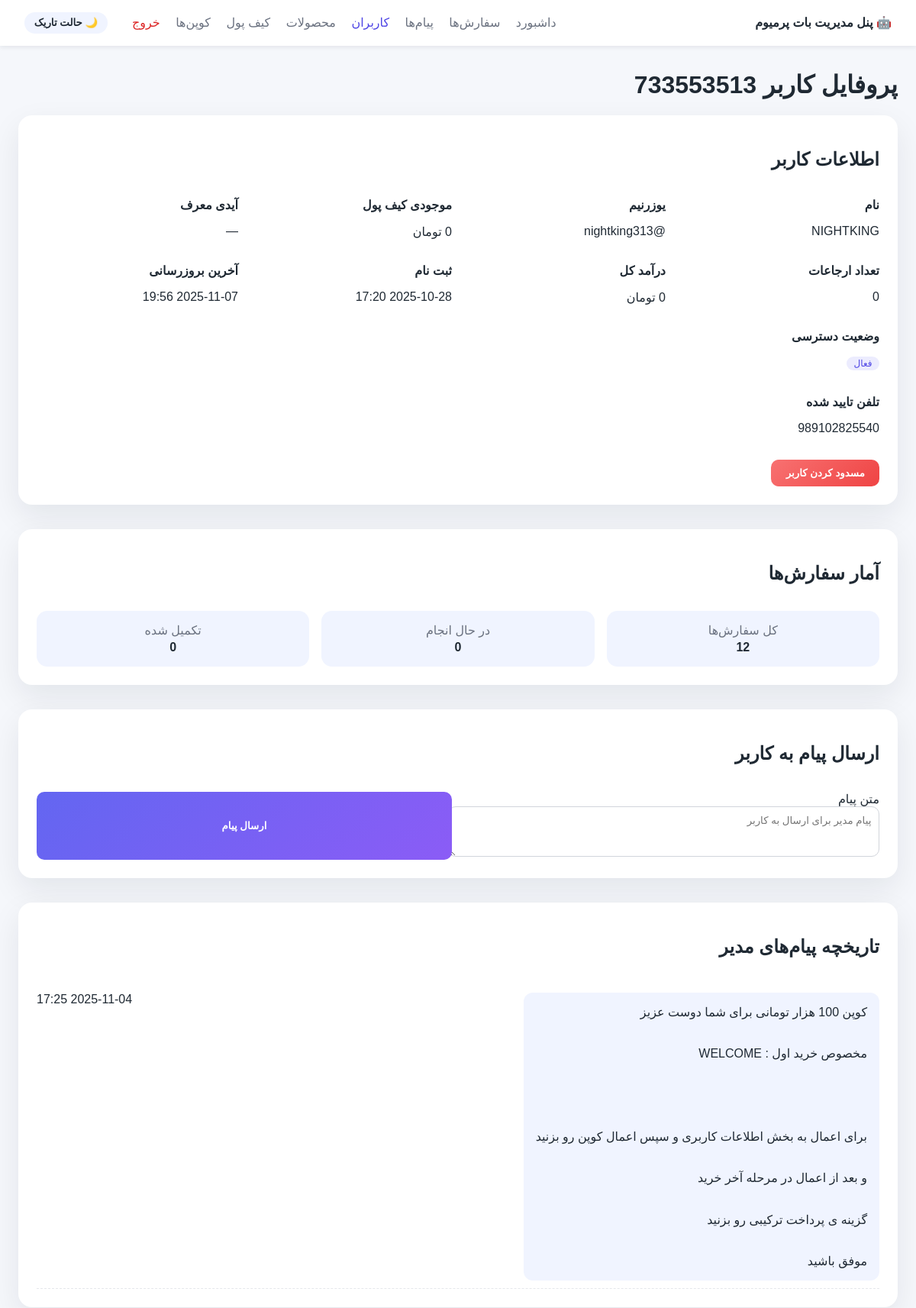
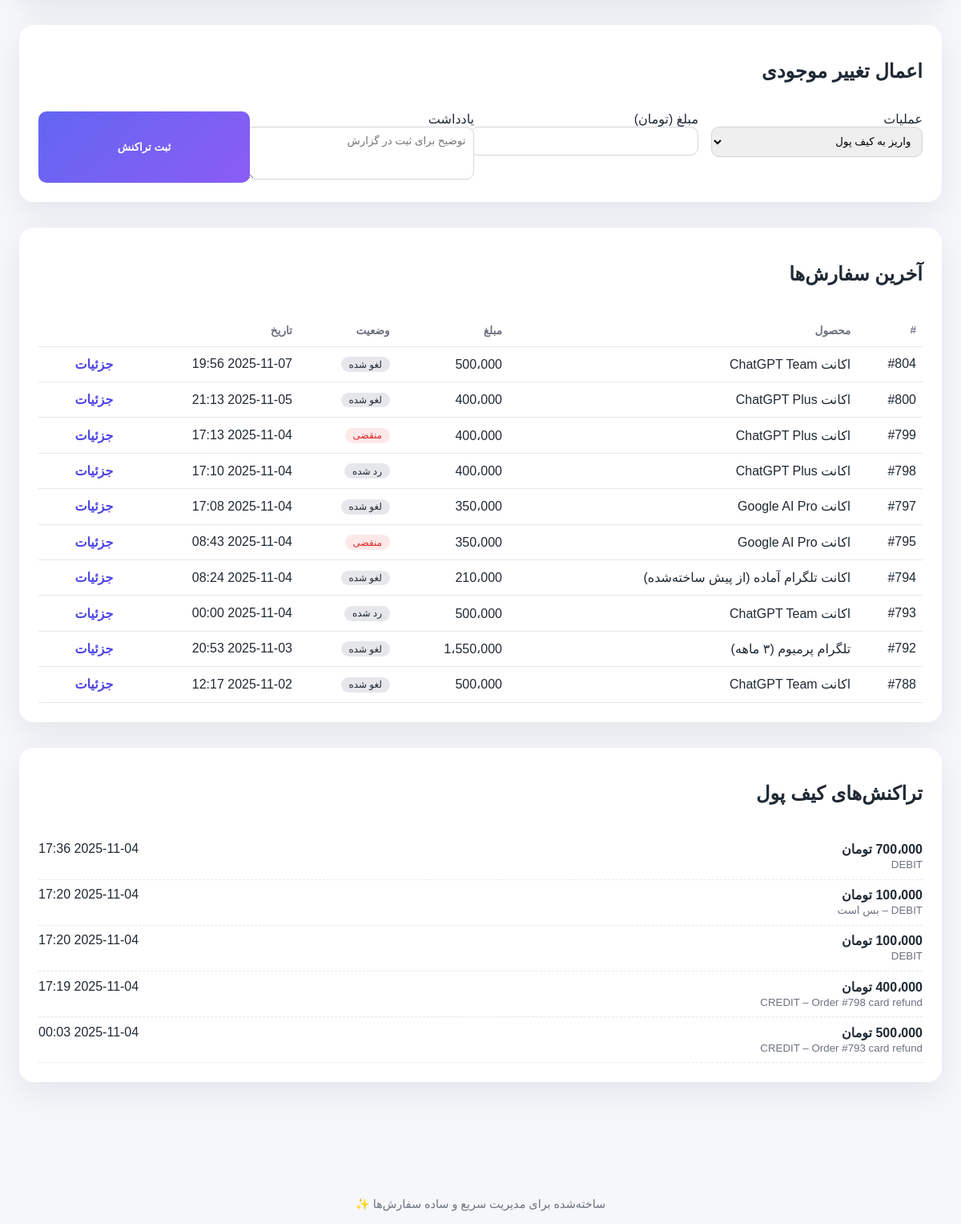
The page /users/733553513 (signed in) on the database its author committed (2 pictures, top to bottom).
### tables this page shows
CREATE TABLE users(
            user_id INTEGER PRIMARY KEY,
            username TEXT, first_name TEXT,
            wallet_balance INTEGER DEFAULT 0,
            ref_by INTEGER, ref_count INTEGER DEFAULT 0,
            earnings_total INTEGER DEFAULT 0,
            created_at TEXT, updated_at TEXT
        , contact_phone TEXT, contact_verified INTEGER DEFAULT 0, contact_shared_at TEXT, is_blocked INTEGER DEFAULT 0);

CREATE TABLE user_manager_messages(
                id INTEGER PRIMARY KEY AUTOINCREMENT,
                user_id INTEGER NOT NULL,
                message_text TEXT,
                created_at TEXT
            );

CREATE TABLE orders(
            id INTEGER PRIMARY KEY AUTOINCREMENT,
            user_id INTEGER, username TEXT, first_name TEXT,
            plan_id TEXT, plan_title TEXT, price TEXT,
            receipt_file_id TEXT, receipt_text TEXT,
            status TEXT, created_at TEXT, updated_at TEXT
        , service_category TEXT, service_code TEXT, account_mode TEXT, customer_email TEXT, customer_secret_encrypted TEXT, amount_total INTEGER, currency TEXT, payment_type TEXT, wallet_used_amount INTEGER DEFAULT 0, wallet_reserved_amount INTEGER DEFAULT 0, await_deadline TEXT, notes TEXT, customer_message TEXT, manager_note TEXT, internal_cost INTEGER DEFAULT 0, net_revenue INTEGER DEFAULT 0);

CREATE TABLE wallet_tx(
            id INTEGER PRIMARY KEY AUTOINCREMENT,
            user_id INTEGER NOT NULL,
            order_id INTEGER,
            amount INTEGER NOT NULL,
            type TEXT NOT NULL, -- CREDIT/DEBIT/RESERVE/REFUND
            note TEXT,
            created_at TEXT
        );

### app/webadmin/server.py (the view)
    @app.get("/users/{user_id}")
    async def user_detail(request: Request, user_id: int, user: str = Depends(_login_required)):
        profile = get_user(user_id)
        if not profile:
            raise HTTPException(status.HTTP_404_NOT_FOUND, detail="کاربر یافت نشد")
        stats = get_user_stats(user_id)
        orders = list_orders(user_id=user_id, limit=10)
        wallet_history_rows = list_wallet_tx_for_user(user_id, limit=25)
        wallet_history: list[dict[str, Any]] = []
        for tx in wallet_history_rows:
            note = str(tx.get("note") or "")
            display_type = tx.get("type") or ""
            coupon_code: str | None = None
            if note.startswith("COUPON:"):
                coupon_code = note.split(":", 1)[1] if ":" in note else ""
                display_type = "Coupon"
            wallet_history.append(
                {
                    **tx,
                    "display_type": display_type,
                    "coupon_code": coupon_code.strip() if coupon_code else None,
                }
            )
        manager_messages = list_user_manager_messages(user_id, limit=20)
        return _render(
            request,
            "user_detail.html",
            {
                "title": f"کاربر {user_id}",
                "profile": profile,
                "stats": stats,
                "orders": orders,
                "wallet_history": wallet_history,
                "manager_messages": manager_messages,
                "format_datetime": _format_datetime,
                "format_amount": _format_amount,
                "nav": "users",
            },
        )

### app/webadmin/templates/user_detail.html (shortened to what this page needs)
{% extends 'base.html' %}
{% block content %}
<h1>پروفایل کاربر {{ profile.user_id }}</h1>
<section class="panel">
    <header><h2>اطلاعات کاربر</h2></header>
    <div class="detail-grid">
        <div>
            <strong>نام</strong>
            <p>{{ profile.first_name or '—' }}</p>
        </div>
        <div>
            <strong>یوزرنیم</strong>
            <p>@{{ profile.username or '—' }}</p>
        </div>
        <div>
            <strong>موجودی کیف پول</strong>
            <p>{{ format_amount(profile.wallet_balance) }} تومان</p>
        </div>
        <div>
            <strong>آیدی معرف</strong>
            <p>{{ profile.ref_by or '—' }}</p>
        </div>
        <div>
            <strong>تعداد ارجاعات</strong>
            <p>{{ profile.ref_count or 0 }}</p>
        </div>
        <div>
            <strong>درآمد کل</strong>
            <p>{{ format_amount(profile.earnings_total or 0) }} تومان</p>
        </div>
        <div>
            <strong>ثبت نام</strong>
            <p>{{ format_datetime(profile.created_at) }}</p>
        </div>
        <div>
            <strong>آخرین بروزرسانی</strong>
            <p>{{ format_datetime(profile.updated_at) }}</p>
        </div>
        <div>
            <strong>وضعیت دسترسی</strong>
            <p>
                {% if profile.is_blocked %}
                    <span class="badge awaiting_payment">مسدود</span>
                {% else %}
                    <span class="badge approved">فعال</span>
                {% endif %}
            </p>
        </div>
        <div class="span">
            <strong>تلفن تایید شده</strong>
            <p>{{ profile.contact_phone or '—' }}</p>
        </div>
    </div>
    <div class="inline-actions">
        {% if profile.is_blocked %}
        <form method="post" action="{{ url_for('toggle_block', user_id=profile.user_id) }}">
            <input type="hidden" name="action" value="unblock">
            <button type="submit" class="btn-secondary">رفع مسدودی</button>
        </form>
        {% else %}
        <form method="post" action="{{ url_for('toggle_block', user_id=profile.user_id) }}">
            <button type="submit" class="btn-danger">مسدود کردن کاربر</button>
        </form>
        {% endif %}
    </div>
</section>
<section class="panel">
    <header><h2>آمار سفارش‌ها</h2></header>
    <div class="stats">
        <div><span>کل سفارش‌ها</span><strong>{{ stats.orders_total }}</strong></div>
        <div><span>در حال انجام</span><strong>{{ stats.orders_inprog }}</strong></div>
        <div><span>تکمیل شده</span><strong>{{ stats.orders_done }}</strong></div>
    </div>
</section>
<section class="panel">
    <header><h2>ارسال پیام به کاربر</h2></header>
    <form method="post" action="{{ url_for('send_user_message', user_id=profile.user_id) }}" class="form-grid">
        <label class="span">متن پیام
            <textarea name="message_text" rows="3" placeholder="پیام مدیر برای ارسال به کاربر" required></textarea>
        </label>
        <button type="submit" class="btn-primary">ارسال پیام</button>
    </form>
</section>
<section class="panel">
    <header><h2>تاریخچه پیام‌های مدیر</h2></header>
    <ul class="list">
        {% for item in manager_messages %}
        <li>
            <span class="text-block">{{ (item.message_text or '—')|replace('\n','<br>')|safe }}</span>
            <span>{{ format_datetime(item.created_at) }}</span>
        </li>
        {% else %}
        <li class="empty">پیامی ارسال نشده است.</li>
        {% endfor %}
    </ul>
</section>
<section class="panel">
    <header><h2>اعمال تغییر موجودی</h2></header>
    <form method="post" action="{{ url_for('adjust_wallet', user_id=profile.user_id) }}" class="form-grid">
        <label>عملیات
            <select name="action" required>
                <option value="credit">واریز به کیف پول</option>
            </select>
        </label>
        <label>مبلغ (تومان)
            <input type="number" name="amount" min="1" required>
        </label>
        <label class="span">یادداشت
            <textarea name="note" rows="3" placeholder="توضیح برای ثبت در گزارش"></textarea>
        </label>
        <button type="submit" class="btn-primary">ثبت تراکنش</button>
    </form>
</section>
<section class="panel">
    <header><h2>آخرین سفارش‌ها</h2></header>
    <table>
        <thead>
            <tr>
                <th>#</th>
                <th>محصول</th>
                <th>مبلغ</th>
                <th>وضعیت</th>
                <th>تاریخ</th>
                <th></th>
            </tr>
        </thead>
        <tbody>
            {% for order in orders %}
            <tr>
                <td>#{{ order.id }}</td>
                <td>{{ order.plan_title or order.service_code or '—' }}</td>
                <td>{{ format_amount(order.amount_total or order.price) }}</td>
                <td><span class="badge {{ order.status|lower }}">{{ order_status_labels.get(order.status, order.status) }}</span></td>
                <td>{{ format_datetime(order.created_at) }}</td>
                <td><a class="link" href="{{ url_for('order_detail', order_id=order.id) }}">جزئیات</a></td>
            </tr>
            {% else %}
            <tr><td colspan="6" class="empty">سفارشی ثبت نشده است.</td></tr>
            {% endfor %}
        </tbody>
    </table>
</section>
<section class="panel">
    <header><h2>تراکنش‌های کیف پول</h2></header>
    <ul class="list">
        {% for tx in wallet_history %}
        <li>
            <span>
                <strong>{{ format_amount(tx.amount) }} تومان</strong>
                <small>
                    {{ tx.display_type }}
                    {% if tx.coupon_code %}
                        – {{ tx.coupon_code }}
                    {% elif tx.note %}
                        – {{ tx.note }}
                    {% endif %}
                </small>
            </span>
            <span>{{ format_datetime(tx.created_at) }}</span>
        </li>
        {% else %}
        <li class="empty">تراکنشی ثبت نشده است.</li>
        {% endfor %}
    </ul>
</section>
{% endblock %}

### app/webadmin/static/styles.css (style rules this page uses)
:root { color-scheme: light dark; --bg: #f5f7fb; --surface: #ffffff; --surface-alt: #f0f4ff; --text: #1f2933; --muted: #6b7280; --accent: #4f46e5; --success: #16a34a; --warning: #f59e0b; --danger: #dc2626; font-family: "Vazirmatn", "IRANSans", "Tahoma", sans-serif; }
body { margin: 0; background: var(--bg); color: var(--text); }
.btn-primary { background: linear-gradient(135deg, #6366f1, #8b5cf6); color: white; border: none; padding: 0.75rem 1.5rem; border-radius: 10px; cursor: pointer; font-weight: 600; }
.btn-danger { background: linear-gradient(135deg, #f87171, #ef4444); color: white; border: none; padding: 0.6rem 1.2rem; border-radius: 10px; cursor: pointer; font-weight: 600; }
.panel { background: var(--surface); border-radius: 18px; box-shadow: 0 15px 40px rgba(15, 23, 42, 0.08); padding: 1.5rem; margin-bottom: 2rem; }
.panel header { display: flex; align-items: center; justify-content: space-between; margin-bottom: 1rem; }
.table, table { width: 100%; border-collapse: collapse; }
table th, table td { padding: 0.75rem 0.5rem; border-bottom: 1px solid #e5e7eb; text-align: right; }
.text-block { background: var(--surface-alt); padding: 0.75rem 1rem; border-radius: 12px; white-space: pre-wrap; line-height: 1.7; }
table th { color: var(--muted); font-size: 0.85rem; font-weight: 600; }
table td a.link { color: var(--accent); text-decoration: none; font-weight: 600; }
.badge { display: inline-block; padding: 0.15rem 0.6rem; border-radius: 999px; font-size: 0.75rem; background: #e5e7eb; color: #1f2933; }
.badge.approved, .badge.in_progress, .badge.ready_to_deliver { background: rgba(99, 102, 241, 0.12); color: var(--accent); }
.badge.expired { background: rgba(239, 68, 68, 0.12); color: var(--danger); }
.inline-actions { margin-top: 1rem; display: flex; gap: 0.75rem; flex-wrap: wrap; }
.inline-actions form { margin: 0; }
.list { list-style: none; margin: 0; padding: 0; }
.list li { display: flex; justify-content: space-between; padding: 0.6rem 0; border-bottom: 1px dashed #e5e7eb; }
.list li span strong { display: block; }
.list li small { color: var(--muted); }
.detail-grid { display: grid; gap: 1rem; grid-template-columns: repeat(auto-fit, minmax(220px, 1fr)); }
.detail-grid .span { grid-column: 1 / -1; }
.form-grid { display: grid; gap: 1rem; grid-template-columns: repeat(auto-fit, minmax(220px, 1fr)); }
.form-grid textarea, .form-grid input, .form-grid select { width: 100%; padding: 0.6rem; border-radius: 10px; border: 1px solid #d1d5db; font-family: inherit; }
.stats { display: grid; grid-template-columns: repeat(auto-fit, minmax(160px, 1fr)); gap: 1rem; }
.stats div { background: var(--surface-alt); border-radius: 14px; padding: 1rem; text-align: center; }
.stats span { display: block; color: var(--muted); margin-bottom: 0.25rem; }

### rows shown on the page
users: user_id "733553513", first_name "NIGHTKING", username "nightking313", wallet_balance "0", ref_count "0", earnings_total "0", created_at "2025-10-28 17:20", updated_at "2025-11-07 19:56", contact_phone "989102825540"
user_manager_messages: message_text "کوپن 100 هزار تومانی برای شما دوست عزیز مخصوص خرید اول : WELCOME برای اعمال به بخش اطلاعات کاربری و سپس اعمال کوپن رو بزنید و بعد از اعمال در مرحله آخر خرید گزینه ی پرداخت ترکیبی رو بزنید موفق باشید", created_at "2025-11-04 17:25"
orders: id "804", plan_title "اکانت ChatGPT Team", amount_total "500،000", get "لغو شده", created_at "2025-11-07 19:56"
orders: id "800", plan_title "اکانت ChatGPT Plus", amount_total "400،000", get "لغو شده", created_at "2025-11-05 21:13"
orders: id "799", plan_title "اکانت ChatGPT Plus", amount_total "400،000", get "منقضی", created_at "2025-11-04 17:13"
orders: id "798", plan_title "اکانت ChatGPT Plus", amount_total "400،000", get "رد شده", created_at "2025-11-04 17:10"
orders: id "797", plan_title "اکانت Google AI Pro", amount_total "350،000", get "لغو شده", created_at "2025-11-04 17:08"
orders: id "795", plan_title "اکانت Google AI Pro", amount_total "350،000", get "منقضی", created_at "2025-11-04 08:43"
orders: id "794", plan_title "اکانت تلگرام آماده (از پیش ساخته‌شده)", amount_total "210،000", get "لغو شده", created_at "2025-11-04 08:24"
orders: id "793", plan_title "اکانت ChatGPT Team", amount_total "500،000", get "رد شده", created_at "2025-11-04 00:00"
orders: id "792", plan_title "تلگرام پرمیوم (۳ ماهه)", amount_total "1،550،000", get "لغو شده", created_at "2025-11-03 20:53"
orders: id "788", plan_title "اکانت ChatGPT Team", amount_total "500،000", get "لغو شده", created_at "2025-11-02 12:17"
wallet_tx: amount "700،000", display_type "DEBIT", created_at "2025-11-04 17:36"
wallet_tx: amount "100،000", note "بس است", created_at "2025-11-04 17:20"
wallet_tx: amount "100،000", display_type "DEBIT", created_at "2025-11-04 17:20"
wallet_tx: amount "400،000", display_type "CREDIT", note "Order #798 card refund", created_at "2025-11-04 17:19"
wallet_tx: amount "500،000", display_type "CREDIT", note "Order #793 card refund", created_at "2025-11-04 00:03"

### other values the page prints
{{ '☀️ حالت روشن' if theme == 'dark' else '🌙 حالت تاریک' }} "🌙 حالت تاریک"
{{ profile.ref_by or '—' }} "—"
{{ stats.orders_total }} "12"
{{ stats.orders_inprog }} "0"
{{ stats.orders_done }} "0"
